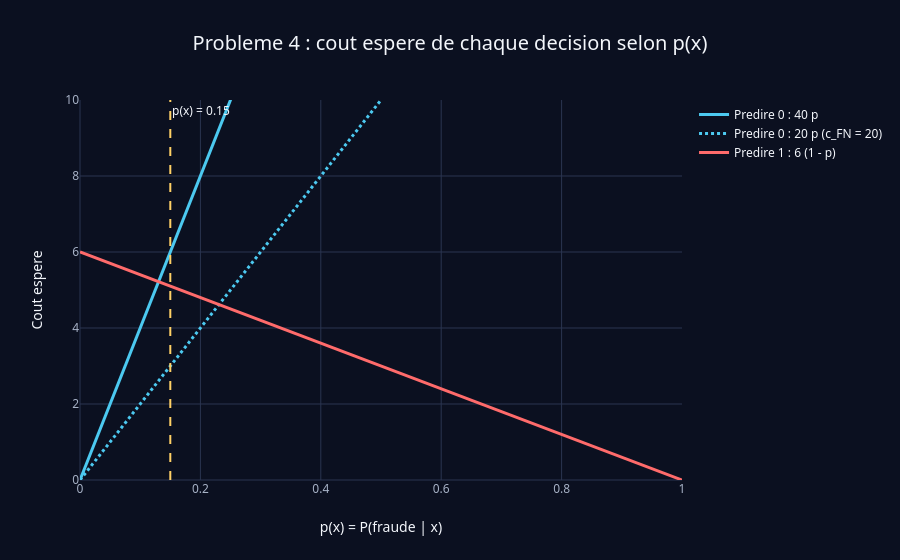

Notebook source saved alongside this figure:
### Code cell
grille = np.linspace(0, 1, 201)
fig = go.Figure()
fig.add_trace(go.Scatter(x=grille, y=40 * grille, name="Predire 0 : 40 p", line=dict(width=3, color=pick_color(0))))
fig.add_trace(go.Scatter(x=grille, y=20 * grille, name="Predire 0 : 20 p (c_FN = 20)",
                         line=dict(width=3, dash="dot", color=pick_color(0))))
fig.add_trace(go.Scatter(x=grille, y=6 * (1 - grille), name="Predire 1 : 6 (1 - p)",
                         line=dict(width=3, color=pick_color(1))))
fig.add_vline(x=0.15, line_dash="dash", line_color=HIGHLIGHT, annotation_text="p(x) = 0.15")
fig.update_layout(title="Probleme 4 : cout espere de chaque decision selon p(x)", xaxis_title="p(x) = P(fraude | x)",
                  yaxis_title="Cout espere", yaxis=dict(range=[0, 10]))
fig.show()

### Figure 1 — Plotly figure (JSON) as saved in the notebook; plotly's stock layout.template omitted (floating-point values rounded to 4 significant figures; data arrays with more than 128 entries replaced by an {"elided": "..."} marker saying what was removed)
{"data": [{"line": {"color": "#4cc9f0", "width": 3}, "name": "Predire 0 : 40 p", "type": "scatter", "x": {"elided": "201 float values"}, "y": {"elided": "201 float values"}}, {"line": {"color": "#4cc9f0", "dash": "dot", "width": 3}, "name": "Predire 0 : 20 p (c_FN = 20)", "type": "scatter", "x": {"elided": "201 float values"}, "y": {"elided": "201 float values"}}, {"line": {"color": "#ff6b6b", "width": 3}, "name": "Predire 1 : 6 (1 - p)", "type": "scatter", "x": {"elided": "201 float values"}, "y": {"elided": "201 float values"}}], "layout": {"annotations": [{"showarrow": false, "text": "p(x) = 0.15", "x": 0.15, "xanchor": "left", "xref": "x", "y": 1, "yanchor": "top", "yref": "y domain"}], "shapes": [{"line": {"color": "#ffd166", "dash": "dash"}, "type": "line", "x0": 0.15, "x1": 0.15, "xref": "x", "y0": 0, "y1": 1, "yref": "y domain"}], "title": {"text": "Probleme 4 : cout espere de chaque decision selon p(x)"}, "xaxis": {"title": {"text": "p(x) = P(fraude | x)"}}, "yaxis": {"range": [0, 10], "title": {"text": "Cout espere"}}}}
